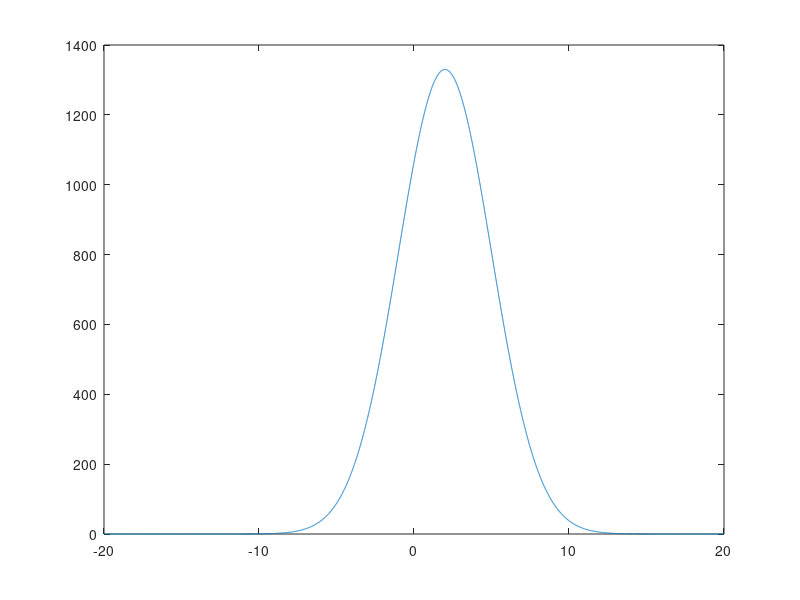

The MATLAB script that drew this image: (Note: this script raises an error after producing the figure.)
clear; clc; close all;

%Variables
N = 10001;
et = 25;
sigma = sqrt(9);
mu=2;

%Calcul des fonctions
v_a = mu + sigma*randn(N,1);
x = -20:0.004:20;
f_x = exp((-1/2)*((x-mu)/sigma).^2)*1/(sqrt(2*pi)*sigma);

%Manipulation 1
figure,
plot(x,N*f_x);
hold on
histogram(v_a,et) %La fonction histogram a plus bel affichage que la fonction hist, donc plus pratique pour relancer le script plusieurs fois
hold off

%Manipulation 2
[iteration, axis] = hist(v_a, et,x); %La fonction hist a l'avantage de retourner ses valeurs par rapport à la fonction histogram
entropy(iteration,axis)
